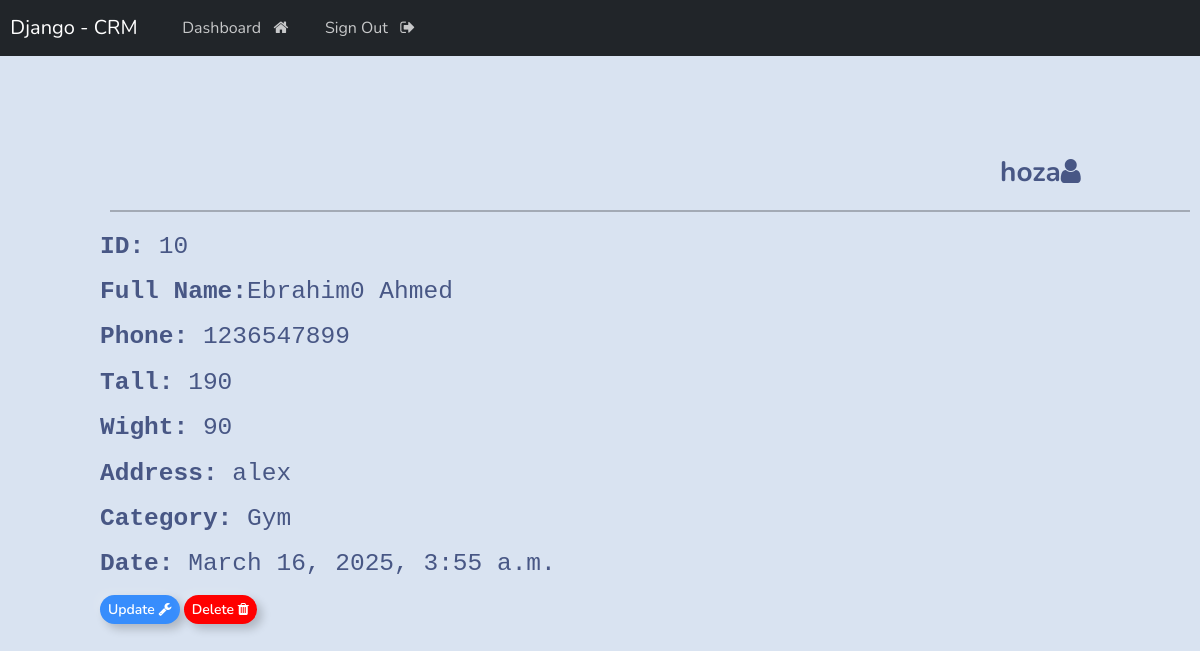
Screenshot of /view/10/ (signed in) with the database file from the repository.
### web_app/models.py (models this page shows, shortened)
class Clint(models.Model):
    first_name = models.CharField(max_length=250 )
    last_name = models.CharField(max_length=250,blank=True , null=True)
    phone = models.IntegerField(blank=True , null=True)
    tall = models.IntegerField(blank=True , null=True)
    wight = models.IntegerField(blank=True , null=True)
    address = models.CharField(max_length=50,blank=True , null=True)
    created_at = models.DateTimeField(auto_now_add=True)
    category = models.ForeignKey(Category , on_delete=models.CASCADE)
    class Meta:
        ordering = ['-created_at']

class Category(models.Model):
    name = models.CharField(max_length=250)
    create_at=models.DateTimeField(auto_now_add=True)
    def __str__(self):
        return self.name

### web_app/views.py (the view)
# urls.py: path('view/<int:id>/',views.view,name='view'),
def view(request,id):
    clint = get_object_or_404(Clint , id=id)
    return render(request,'web/view.html', {'clint': clint})

### templates/web/view.html
{% extends "base.html" %} {% block content %}
<div class="cart" style="padding-left:100px ; padding-top: 100px;">
    <h3 style="padding-left:900px ;"><b>{{user}}<i class="fa fa-user" aria-hidden="true"></i> </b></h3>
    <hr style="border:1px solid black ; margin: 20px 10px;">
    <h3>
        <pre><strong>ID: </strong>{{clint.id}}</pre>
        <pre><strong>Full Name:</strong>{{clint.first_name|capfirst}} {{clint.last_name|capfirst}}</pre>
        <pre><strong>Phone: </strong>{{clint.phone}}</pre>
        <pre><strong>Tall: </strong>{{clint.tall}}</pre>
        <pre><strong>Wight: </strong>{{clint.wight}}</pre>
        <pre><strong>Address: </strong>{{clint.address}}</pre>
        <pre><strong>Category: </strong>{{clint.category}}</pre>
        <pre><strong>Date: </strong>{{clint.created_at}}</pre>
    </h3>
    <a href="{% url 'edit' clint.id %}" class="btn btn-outline-primary btn-sm">Update <i class="fa fa-wrench" aria-hidden="true"></i></a>
    <a style="background-color: red;"  href="{% url 'delete' clint.id %}" onclick="return confirm('Are you sure to delete this clint?');" class="btn btn-outline-primary btn-sm">Delete <i class="fa fa-trash" aria-hidden="true"></i></a>
</div>
{% endblock content %}

### rows the page displays
Clint: id "10", first_name "Ebrahim0", last_name "Ahmed", phone "1236547899", tall "190", wight "90", address "alex", category "Gym", created_at "March 16, 2025, 3:55 a.m."

### other values shown
{{ user }} "hoza"
